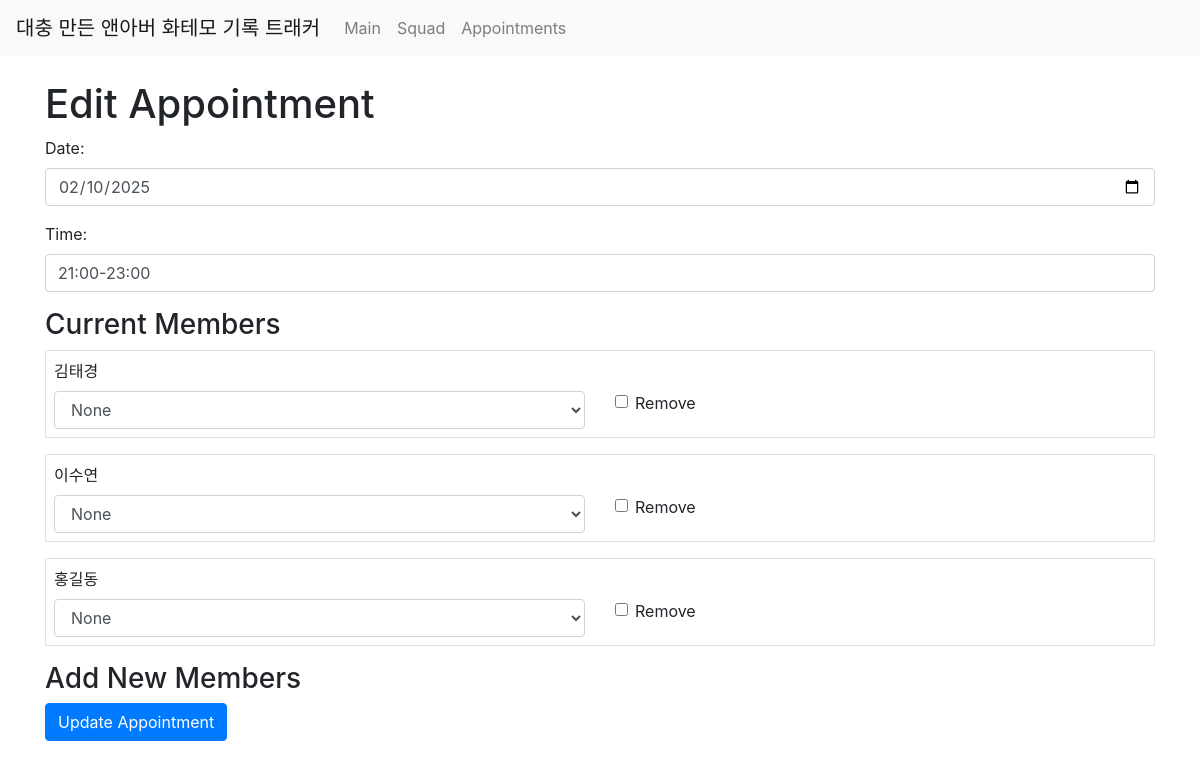
Before: /appointment/edit/1 with the older database file.
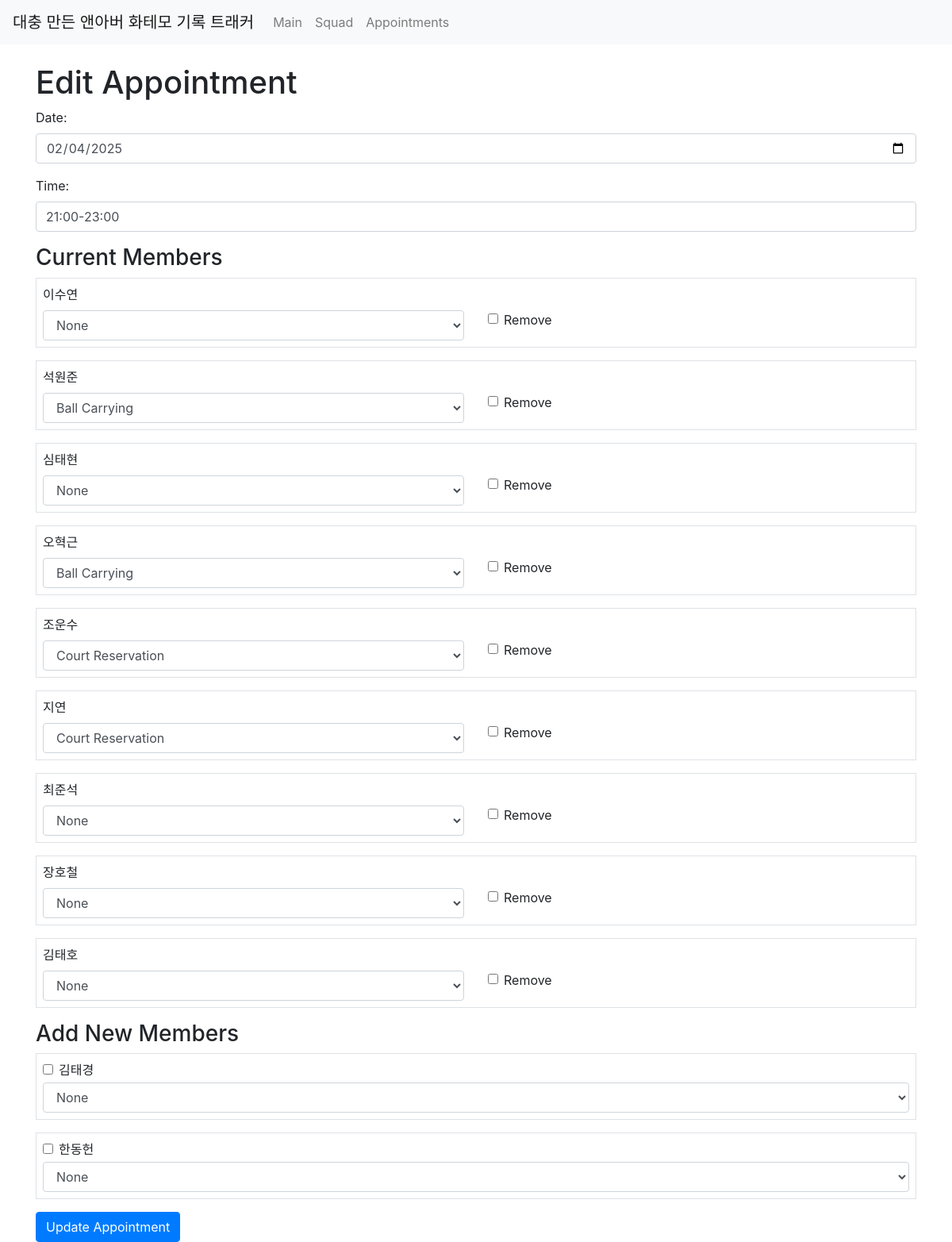
After: the same page with the newer database file.
### tables this page shows
CREATE TABLE appointments (
            id INTEGER PRIMARY KEY AUTOINCREMENT,
            appointment_date TEXT,
            appointment_time TEXT
        );

CREATE TABLE appointment_members (
            id INTEGER PRIMARY KEY AUTOINCREMENT,
            appointment_id INTEGER,
            squad_id INTEGER,
            role TEXT DEFAULT 'none',
            FOREIGN KEY (appointment_id) REFERENCES appointments(id),
            FOREIGN KEY (squad_id) REFERENCES squad(id)
        );

CREATE TABLE squad (
            id INTEGER PRIMARY KEY AUTOINCREMENT,
            name TEXT NOT NULL UNIQUE,
            ball_count INTEGER DEFAULT 0,
            court_count INTEGER DEFAULT 0
        );

### app.py (the view, shortened to what this page needs)
@app.route('/appointment/edit/<int:appointment_id>', methods=['GET', 'POST'])
def appointment_edit(appointment_id):
    conn = get_db_connection()
    cursor = conn.cursor()
    appointment = cursor.execute(
        "SELECT * FROM appointments WHERE id = ?",
        (appointment_id,)
    ).fetchone()
    if not appointment:
        flash("Appointment not found.", "danger")
        conn.close()
        return redirect(url_for('appointments'))
    current_members = cursor.execute("""
        SELECT am.id AS am_id, am.squad_id, s.name, am.role
        FROM appointment_members am
        JOIN squad s ON am.squad_id = s.id
        WHERE am.appointment_id = ?
    """, (appointment_id,)).fetchall()
    if current_members:
        current_ids = [str(m['squad_id']) for m in current_members]
        query = "SELECT * FROM squad WHERE id NOT IN ({})".format(",".join(current_ids))
    else:
        query = "SELECT * FROM squad"
    new_candidates = cursor.execute(query).fetchall()
    conn.close()
    return render_template("appointment_edit.html",
                           appointment=appointment,
                           current_members=current_members,
                           new_candidates=new_candidates)

### app.py (called while the page is built)
def get_db_connection():
    conn = sqlite3.connect(DATABASE, timeout=10)  # Wait up to 10 seconds for the lock to clear.
    conn.row_factory = sqlite3.Row
    conn.execute("PRAGMA journal_mode=WAL;")      # Use WAL mode to improve concurrent access.
    return conn

### templates/appointment_edit.html (shortened to what this page needs)
<!doctype html>
<html lang="en">
<head>
  <link rel="stylesheet" href="https://stackpath.bootstrapcdn.com/bootstrap/4.5.2/css/bootstrap.min.css">
</head>
<body>
  {% include 'navbar.html' %}
  <div class="container mt-4">
    <h1>Edit Appointment</h1>
    <form method="POST">
      <div class="form-group">
        <label for="appointment_date">Date:</label>
        <input type="date" name="appointment_date" id="appointment_date" class="form-control" value="{{ appointment.appointment_date }}" required>
      </div>
      <div class="form-group">
        <label for="appointment_time">Time:</label>
        <input type="text" name="appointment_time" id="appointment_time" class="form-control" value="{{ appointment.appointment_time or '21:00-23:00' }}" required>
      </div>
      <h3>Current Members</h3>
      {% for m in current_members %}
      <div class="form-group border p-2">
        <label>{{ m.name }}</label>
        <div class="row">
          <div class="col-md-6">
            <select class="form-control" name="role_{{ m.squad_id }}">
              <option value="none" {% if m.role == 'none' %}selected{% endif %}>None</option>
              <option value="ball" {% if m.role == 'ball' %}selected{% endif %}>Ball Carrying</option>
              <option value="court" {% if m.role == 'court' %}selected{% endif %}>Court Reservation</option>
            </select>
          </div>
          <div class="col-md-6">
            <div class="form-check">
              <input type="checkbox" class="form-check-input" name="remove_{{ m.squad_id }}" id="remove_{{ m.squad_id }}">
              <label class="form-check-label" for="remove_{{ m.squad_id }}">Remove</label>
            </div>
          </div>
        </div>
      </div>
      {% endfor %}
      <h3>Add New Members</h3>
      {% for candidate in new_candidates %}
      <div class="form-group border p-2">
        <div class="form-check">
          <input type="checkbox" class="form-check-input" name="add_{{ candidate.id }}" id="add_{{ candidate.id }}">
          <label class="form-check-label" for="add_{{ candidate.id }}">{{ candidate.name }}</label>
        </div>
        <select class="form-control mt-1" name="role_new_{{ candidate.id }}">
          <option value="none" selected>None</option>
        </select>
      </div>
      {% endfor %}
      <button type="submit" class="btn btn-primary">Update Appointment</button>
    </form>
  </div>
</body>
</html>

Changed rows visible on the page:
removed appointment_members: name "김태경", role+squad "None"
changed appointments: appointment_date "02/10/2025" → "02/04/2025"
changed appointment_members: name "홍길동" → "석원준"; role+squad "None" → "Ball Carrying"
added appointment_members: name "심태현", role+squad "None"
added appointment_members: name "오혁근", role+squad "Ball Carrying"
added appointment_members: name "조운수", role+squad "Court Reservation"
added appointment_members: name "지연", role+squad "Court Reservation"
added appointment_members: name "최준석", role+squad "None"
added appointment_members: name "장호철", role+squad "None"
added appointment_members: name "김태호", role+squad "None"
now on this page (row edited): squad: name "김태경", id "None"
added squad: name "한동헌", id "None"
